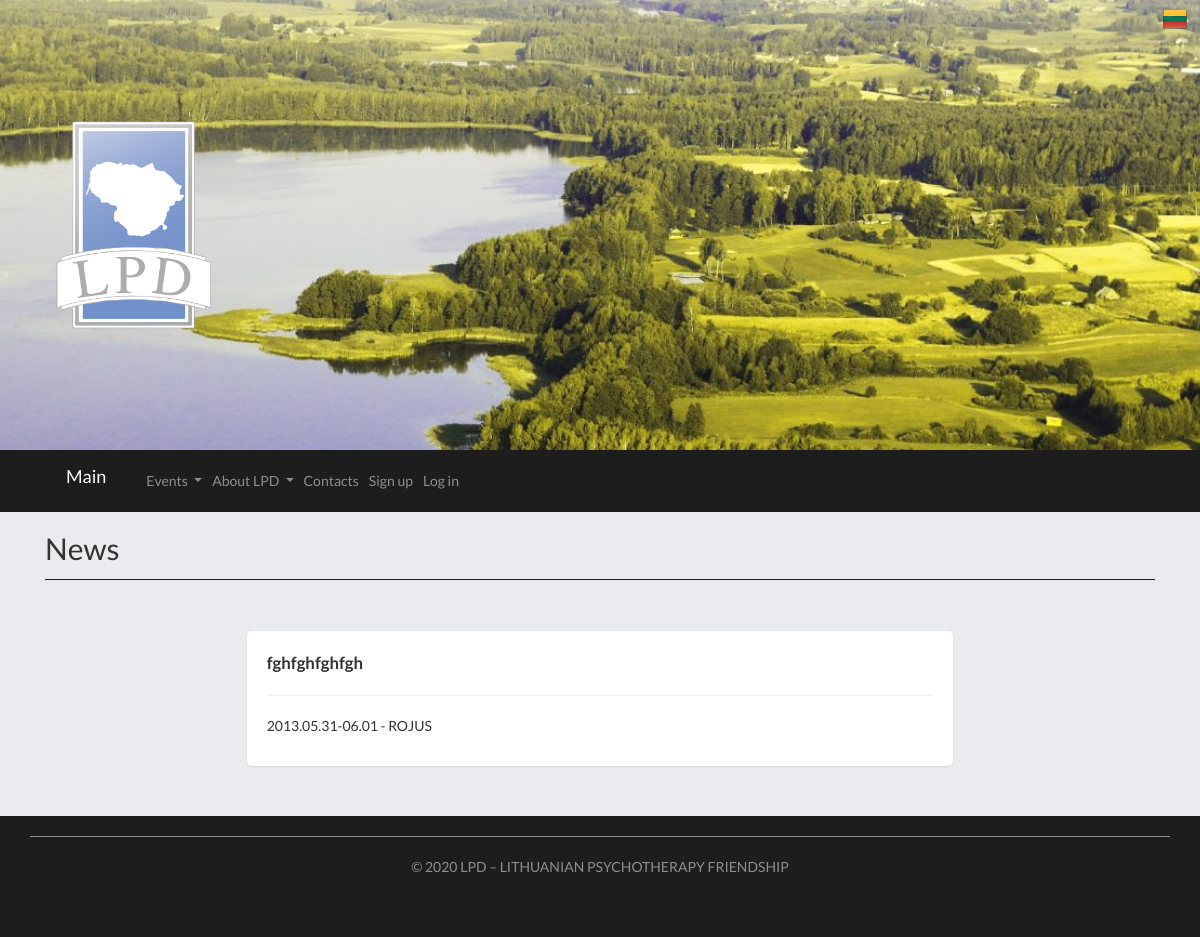
The page /Naujienos/ on the database as committed earlier.
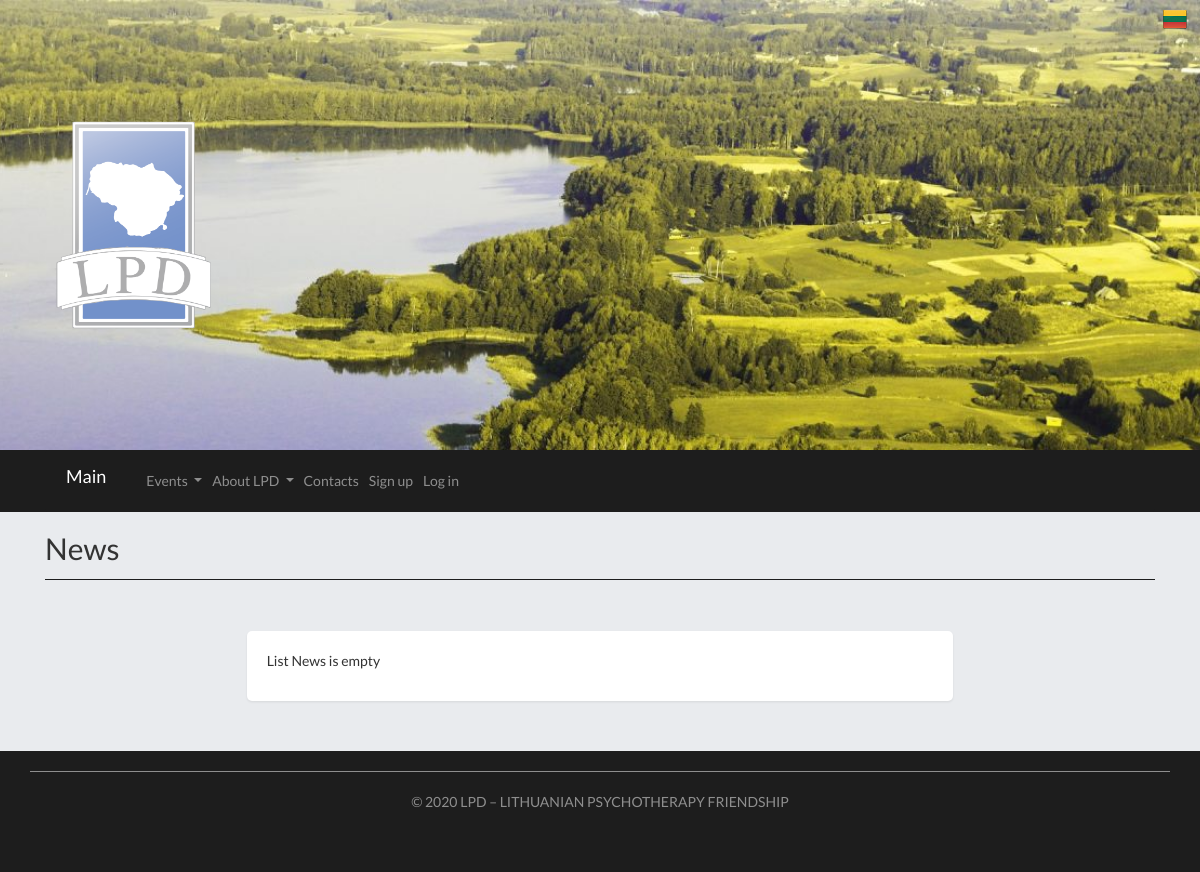
The same page on the database as committed later.
### main.py (models this page shows)
class News(db.Model):
	id = db.Column(db.Integer, primary_key=True)
	date_created = db.Column(db.DateTime, default=datetime.utcnow)
	title = db.Column(db.String(4000), default="")
	title_en = db.Column(db.String(4000), default="")
	date = db.Column(db.String(4000), default="")
	location = db.Column(db.String(4000), default="")

### main.py (the view)
@app.route("/Naujienos/", methods=["GET", "POST"])
def news():
	news_ = list(reversed(News.query.order_by(News.date_created).all()))
	return render_template("Naujienos.html",news = news_ , current_user=current_user())

### main.py (called while the page is built)
def guest_user():
	current_user = User()
	current_user.name=""
	current_user.surname="Svecias"
	current_user.email="gg@gg.gg"
	current_user.lvl=0
	current_user.id=-1
	current_user.lang = "LT"
	return current_user

def current_user():
	email = request.cookies.get("current-user-email")
	current_user = User.query.filter_by(email=email).first()
	if current_user == None:
		current_user = guest_user()
	current_user.lang = request.cookies.get("current-user-lang")
	return current_user

### templates/Naujienos.html (shortened to what this page needs)
{% extends "base.html" %}
{% block page%}
<h2> {% if current_user.lang == "LT" %} Naujienos {% else %} News {% endif %}</h2>
<hr class="my_hr">
	<div class= "empty_page">
		<div class = "row justify-content-md-center card_">
			{% if news|length == 0%}
				<div class = "col-md-8 page shadow-sm card_">
					{% if current_user.lang == "LT" %} <p> Naujienų sąrašas tuščias</p> {% else %} <p> List News is empty</p> {% endif %}
				</div>
			{% else %}
				{% for new in news %}
					{% if new.title|length > 0%}
						<div class = "col-md-8 page shadow-sm card_">
							<b><big>{% if current_user.lang == "LT" %} {{new.title}} {% else %} {{new.title_en}} {% endif %}</big></b><hr>
							<p>{{new.date}} - {{new.location}}
							</p>
						</div>
					{% endif %}
				{% endfor %}
			{% endif %}
		</div>
	</div>
{% endblock %}

Rows that differ between the two databases and show on the page:
removed News: title_en "fghfghfghfgh", date "2013.05.31-06.01", location "ROJUS"
Other text that changed with them:
text now shown: "List News is empty"
